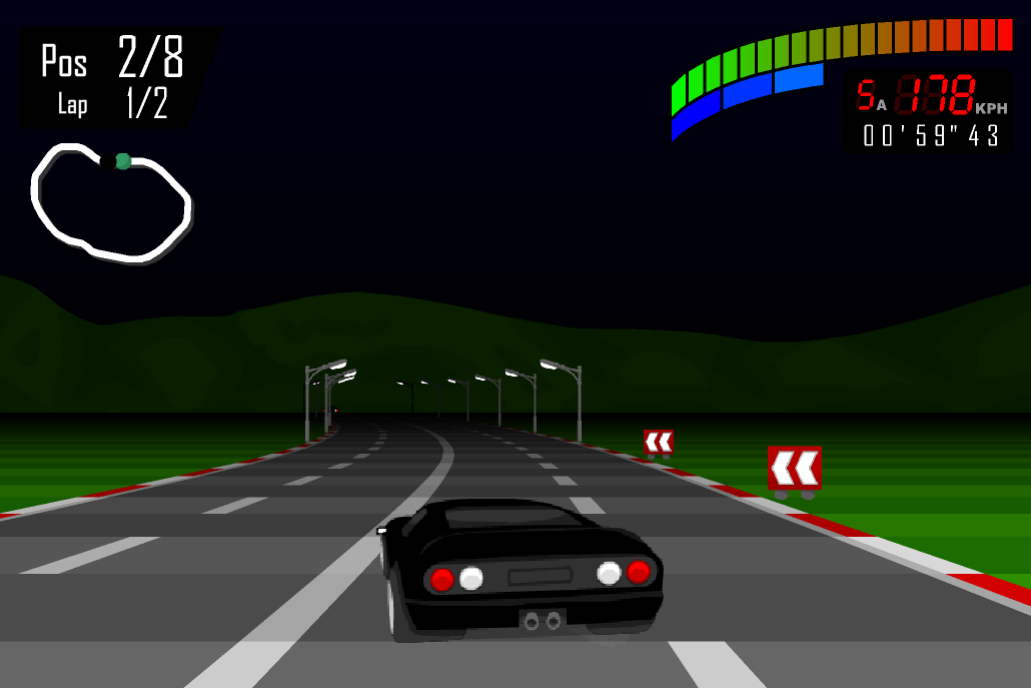
%> input picture picture/test2.jpg, 1031 x 688 px
$ octave grey_2.m   (GNU Octave 9; MATLAB toolbox functions it lacks are replaced by stand-ins)
%> lines starting %> are read from the running program, lines starting %| are printed output that depends on the picture; in (x1, y1, x2, y2) boxes, pixels count from 0 and x2, y2 are one past the last pixel; in counts of white or black regions, pixels touching at a corner belong together; the program's own positions count from 1
data = imread('test2.jpg');%测试用的截图，注意编号
%> data is the input picture: size 688x1031x3 uint8; mean R, G, B 32.1, 36.9, 31.7
gdata = rgb2gray(data);
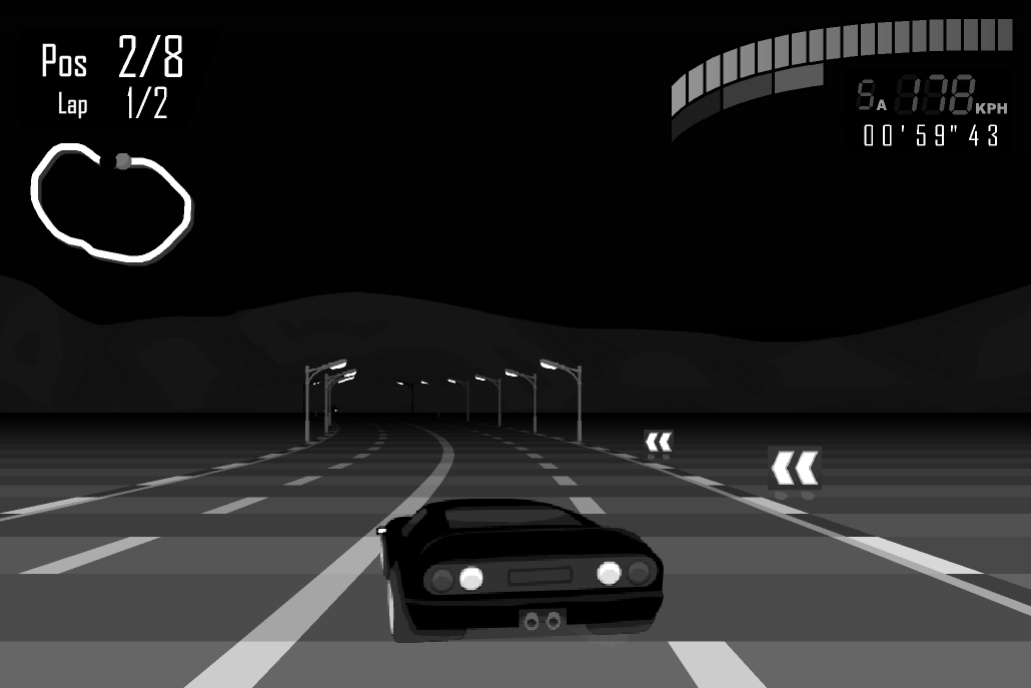
%> gdata: size 688x1031 uint8; min 0, max 255, mean 34.9
bw1=imresize(gdata, [150 150]);%将原图像缩小到150*150的固定大小
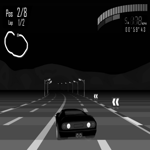
%> bw1: size 150x150 uint8; min 0, max 255, mean 35
RGB1=imcrop(bw1,[1,70,150,150]);%截取下半部分，只保留赛道消息，图像变成80*150
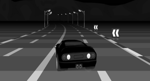
%> RGB1: size 81x150 uint8; min 0, max 255, mean 56.2
b=im2bw(RGB1,0.5);%对图像二值化
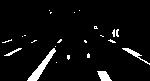
%> b: size 81x150 logical; 5% white; 23 white regions (19 under 20 px), largest, box (x1, y1, x2, y2) and area: (27, 48, 56, 81) 239, (97, 71, 112, 81) 98, (122, 48, 150, 65) 90, (4, 48, 22, 56) 41
bw=1-b;
A=sum(sum(bw(25:40,1:25))); %检测路标是否存在
%> A = 397
%先求出可能区域的元素和（看1的多少）
B=sum(sum(bw(25:40,126:150)));
%> B = 400
LR=A/B
%> LR = 0.993
if LR<=0.92
    disp('右');
else
    if LR<=0.98
        disp('不变');
    else
        disp('左');
    end
end
%没有必要在全程都判断正确是左是右，只需要正确一次便保持一段时间
imwrite(bw, 'c2.jpg');%保存二值化后图像

$ run again, with picture/test1.jpg copied over picture/test2.jpg
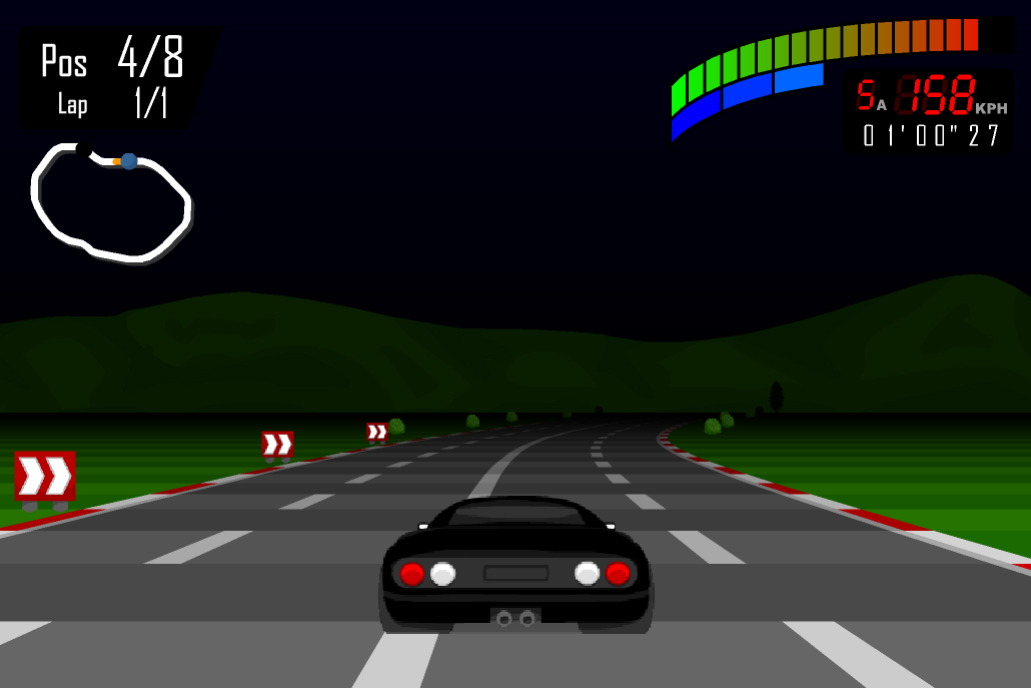
%> input picture picture/test1.jpg, 1031 x 688 px
%> data is the input picture: size 688x1031x3 uint8; mean R, G, B 32.4, 37, 32.4
%> `RGB1=imcrop(bw1,[1,70,150,150]);`:
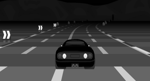
%> RGB1: size 81x150 uint8; min 0, max 255, mean 56.7
%> `b=im2bw(RGB1,0.5);`:
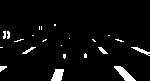
%> b: size 81x150 logical; 4.4% white; 22 white regions (14 under 20 px), largest, box (x1, y1, x2, y2) and area: (114, 66, 136, 81) 143, (51, 69, 64, 81) 115, (131, 47, 150, 56) 57
%> A = 356
%> B = 400
%> LR = 0.89

$ run again, with picture/test3.jpg copied over picture/test2.jpg
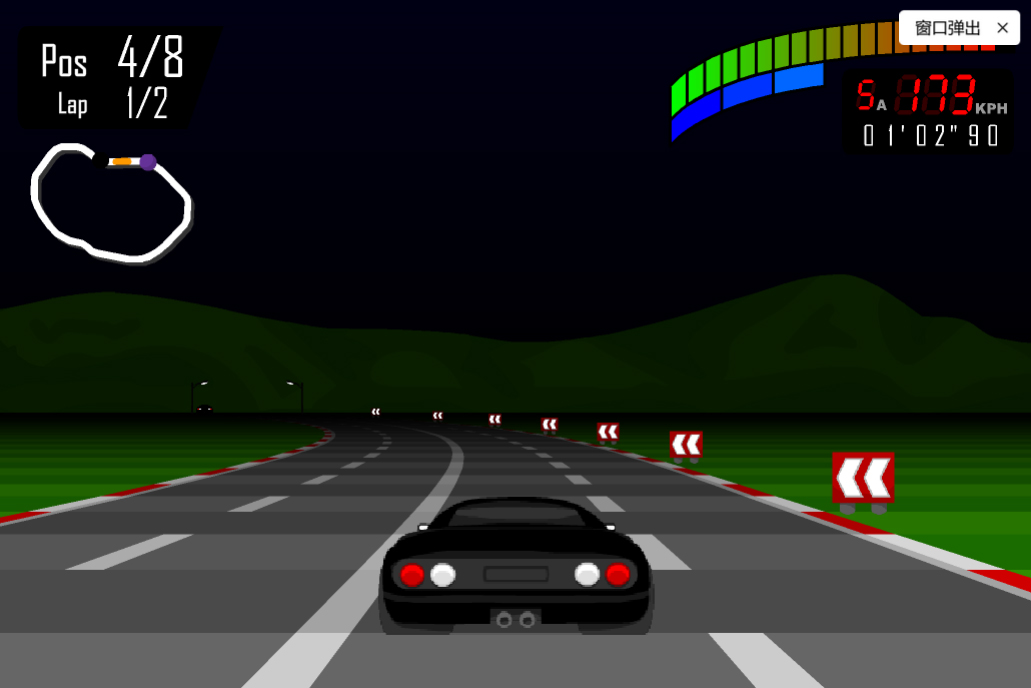
%> input picture picture/test3.jpg, 1031 x 688 px
%> data is the input picture: size 688x1031x3 uint8; mean R, G, B 33.5, 38.5, 33.7
%> `RGB1=imcrop(bw1,[1,70,150,150]);`:
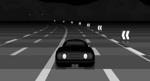
%> RGB1: size 81x150 uint8; min 0, max 255, mean 57.1
%> `b=im2bw(RGB1,0.5);`:
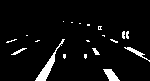
%> b: size 81x150 logical; 5.2% white; 20 white regions (13 under 20 px), largest, box (x1, y1, x2, y2) and area: (35, 39, 65, 81) 239, (103, 69, 120, 81) 114, (124, 47, 150, 62) 81
%> A = 397
%> B = 380
%> LR = 1.04
